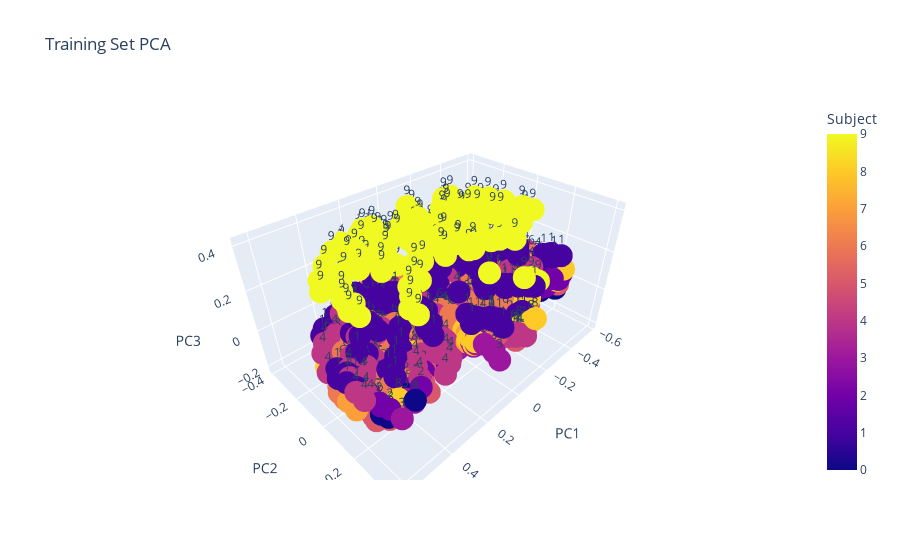
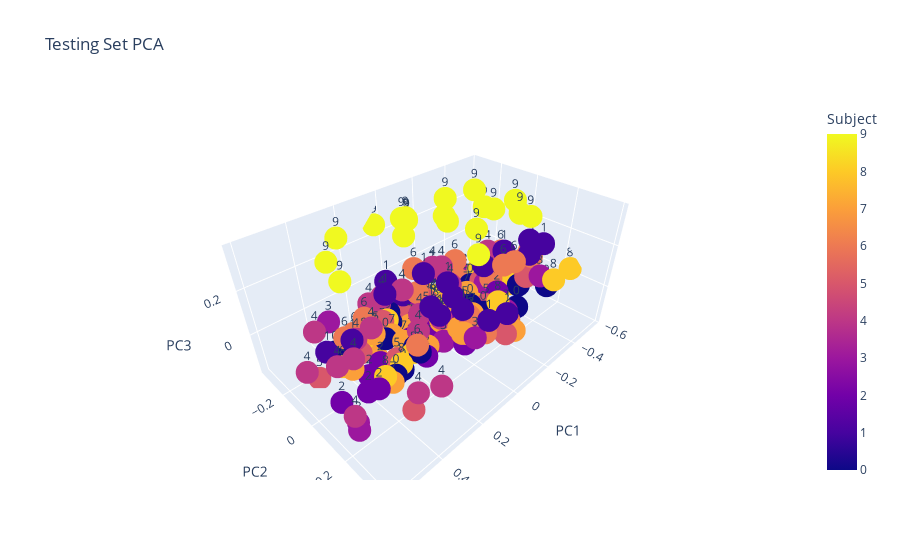

The code cell stored with these charts, in order, in its notebook:
### Code cell
import plotly.express as px
import pandas as pd
from sklearn.decomposition import PCA
import numpy as np

pca = PCA(n_components=3)
train_X_pca = pca.fit_transform(train_data_X)
train_df = pd.DataFrame(train_X_pca, columns=['PC1', 'PC2', 'PC3'])
train_df['Subject'] = train_data_y
fig = px.scatter_3d(train_df, x='PC1', y='PC2', z='PC3', color='Subject', text='Subject', title='Training Set PCA')
fig.show()
test_X_pca = pca.transform(test_data_X)
test_df = pd.DataFrame(test_X_pca, columns=['PC1', 'PC2', 'PC3'])
test_df['Subject'] = test_data_y
fig = px.scatter_3d(test_df, x='PC1', y='PC2', z='PC3', color='Subject', text='Subject', title='Testing Set PCA')
fig.show()

### Figure 1 — Plotly figure (JSON) as saved in the notebook; plotly's stock layout.template omitted (floating-point values rounded to 4 significant figures; data arrays with more than 128 entries replaced by an {"elided": "..."} marker saying what was removed)
{"data": [{"hovertemplate": "PC1=%{x}<br>PC2=%{y}<br>PC3=%{z}<br>Subject=%{marker.color}<extra></extra>", "legendgroup": "", "marker": {"color": {"elided": "1500 int values"}, "coloraxis": "coloraxis", "symbol": "circle"}, "mode": "markers+text", "name": "", "scene": "scene", "showlegend": false, "text": {"elided": "1500 int values"}, "type": "scatter3d", "x": {"elided": "1500 float values"}, "y": {"elided": "1500 float values"}, "z": {"elided": "1500 float values"}}], "layout": {"coloraxis": {"colorbar": {"title": {"text": "Subject"}}, "colorscale": [[0, "#0d0887"], [0.1111, "#46039f"], [0.2222, "#7201a8"], [0.3333, "#9c179e"], [0.4444, "#bd3786"], [0.5556, "#d8576b"], [0.6667, "#ed7953"], [0.7778, "#fb9f3a"], [0.8889, "#fdca26"], [1, "#f0f921"]]}, "legend": {"tracegroupgap": 0}, "scene": {"domain": {"x": [0, 1], "y": [0, 1]}, "xaxis": {"title": {"text": "PC1"}}, "yaxis": {"title": {"text": "PC2"}}, "zaxis": {"title": {"text": "PC3"}}}, "title": {"text": "Training Set PCA"}}}

### Figure 2 — Plotly figure (JSON) as saved in the notebook; plotly's stock layout.template omitted (floating-point values rounded to 4 significant figures; data arrays with more than 128 entries replaced by an {"elided": "..."} marker saying what was removed)
{"data": [{"hovertemplate": "PC1=%{x}<br>PC2=%{y}<br>PC3=%{z}<br>Subject=%{marker.color}<extra></extra>", "legendgroup": "", "marker": {"color": {"elided": "200 int values"}, "coloraxis": "coloraxis", "symbol": "circle"}, "mode": "markers+text", "name": "", "scene": "scene", "showlegend": false, "text": {"elided": "200 int values"}, "type": "scatter3d", "x": {"elided": "200 float values"}, "y": {"elided": "200 float values"}, "z": {"elided": "200 float values"}}], "layout": {"coloraxis": {"colorbar": {"title": {"text": "Subject"}}, "colorscale": [[0, "#0d0887"], [0.1111, "#46039f"], [0.2222, "#7201a8"], [0.3333, "#9c179e"], [0.4444, "#bd3786"], [0.5556, "#d8576b"], [0.6667, "#ed7953"], [0.7778, "#fb9f3a"], [0.8889, "#fdca26"], [1, "#f0f921"]]}, "legend": {"tracegroupgap": 0}, "scene": {"domain": {"x": [0, 1], "y": [0, 1]}, "xaxis": {"title": {"text": "PC1"}}, "yaxis": {"title": {"text": "PC2"}}, "zaxis": {"title": {"text": "PC3"}}}, "title": {"text": "Testing Set PCA"}}}
